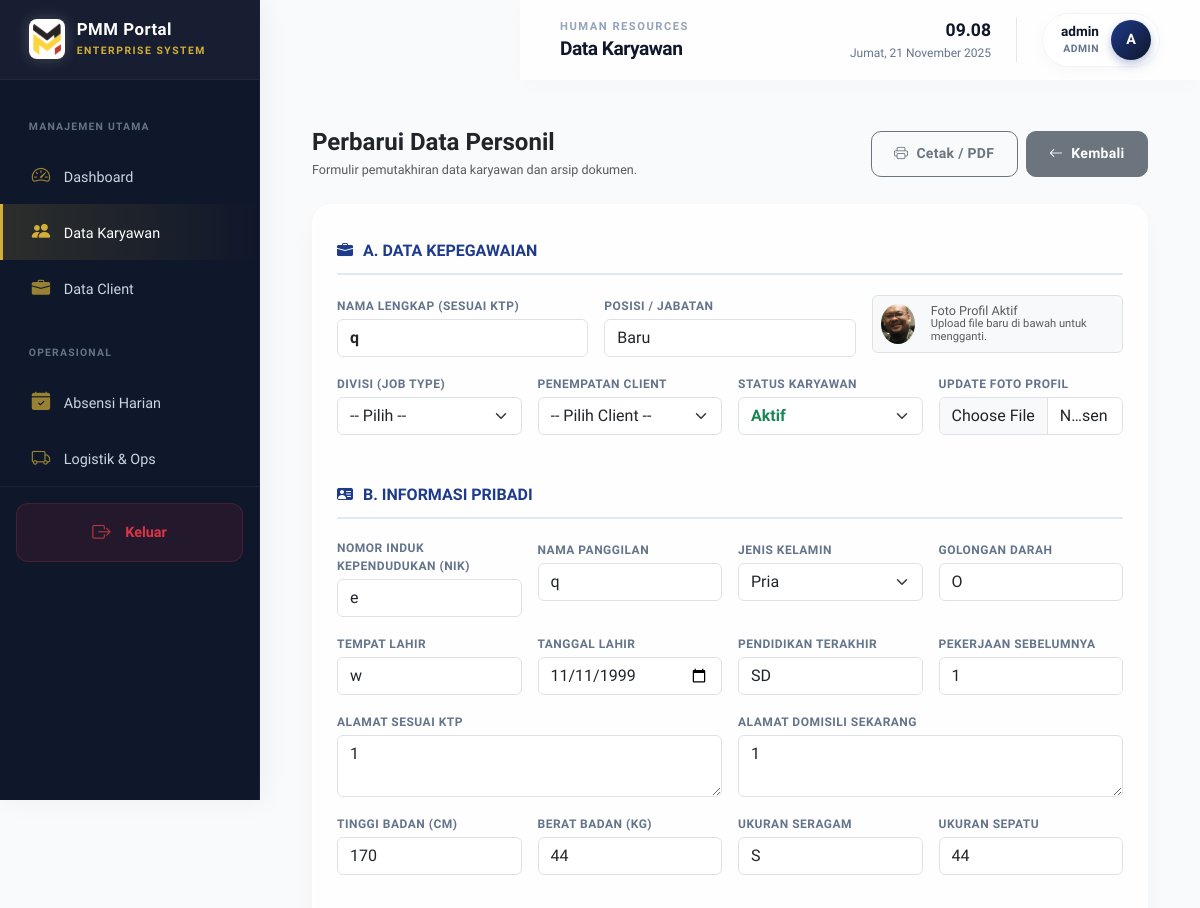
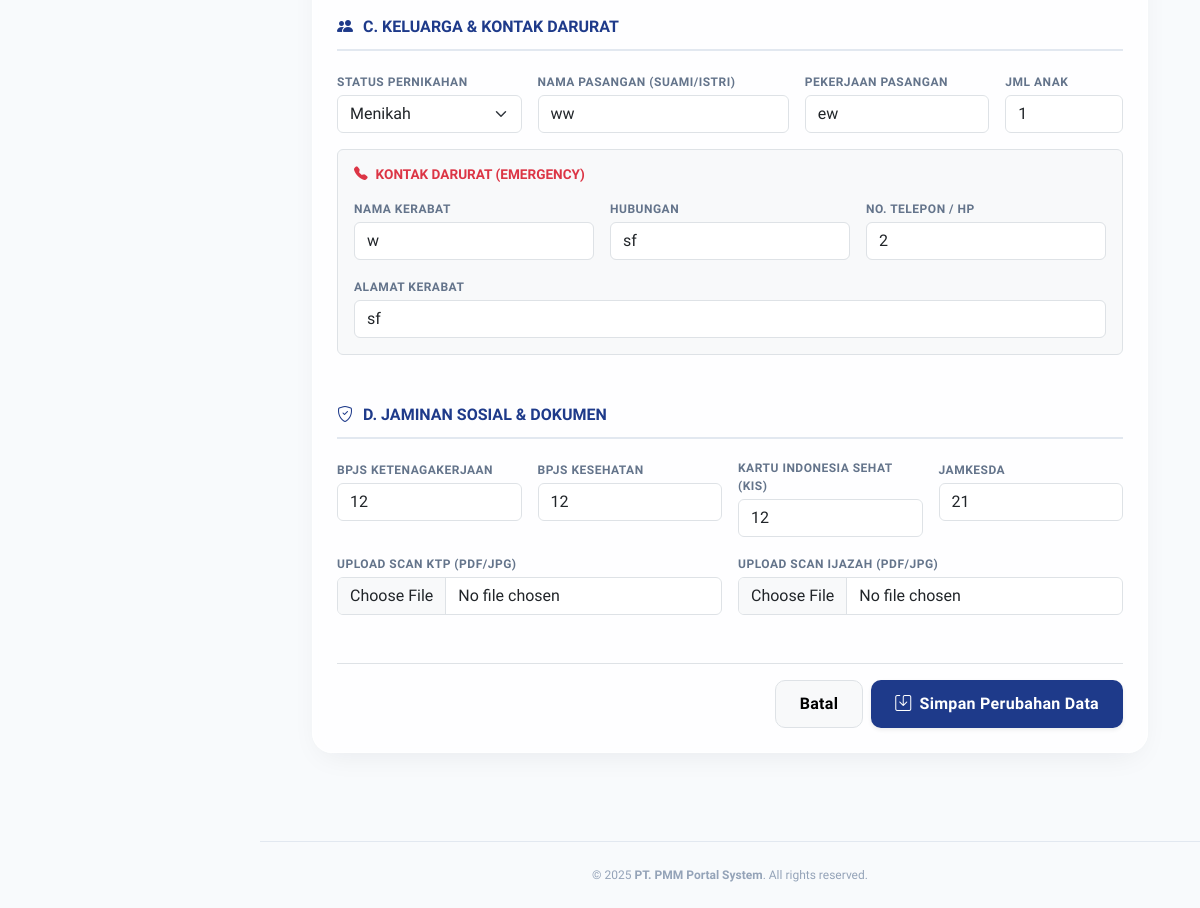
The app's page /hr/employees/edit/2 (signed in), older data (2 pictures, top to bottom).
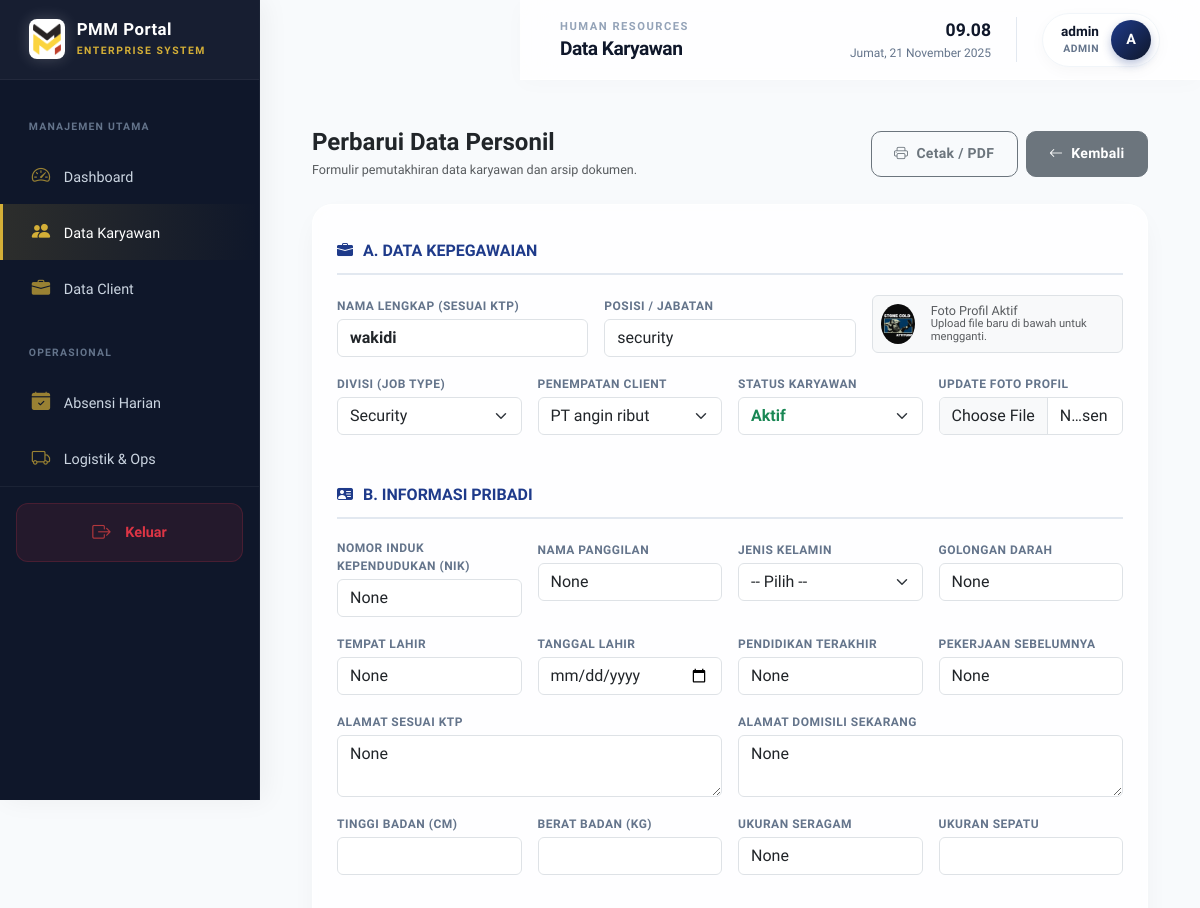
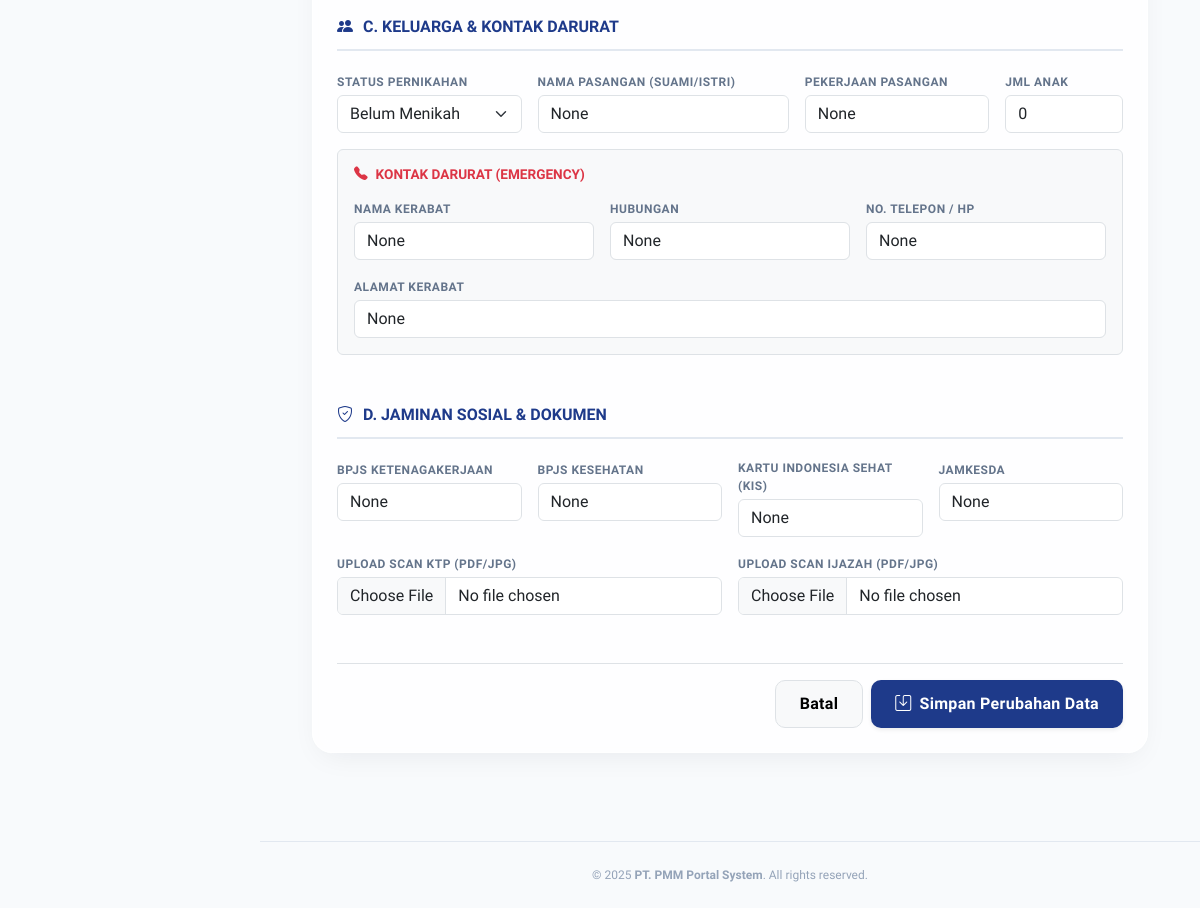
The same page, newer data (2 pictures, top to bottom).
### app/models.py (models this page shows, shortened)
class Employee(db.Model):
    __tablename__ = "employees"
    id = db.Column(db.Integer, primary_key=True)
    name = db.Column(db.String(150), nullable=False)
    position = db.Column(db.String(100))
    job_type = db.Column(db.String(50))
    join_date = db.Column(db.Date, default=date.today)
    end_date = db.Column(db.Date, nullable=True)
    status = db.Column(db.String(20), default="aktif")
    client_id = db.Column(db.Integer, db.ForeignKey("clients.id"))
    photo = db.Column(db.String(255), default="default_user.png")
    user_id = db.Column(db.Integer, db.ForeignKey("users.id"))
    user = db.relationship("User", backref="employee_account", uselist=False)
    assignments = db.relationship("Assignment", backref="employee", lazy=True, cascade="all, delete-orphan")
    attendance_records = db.relationship("Attendance", backref="employee", lazy=True, cascade="all, delete-orphan")
    personal_detail = db.relationship("EmployeePersonalDetail", backref="employee", uselist=False, cascade="all, delete-orphan")
    documents = db.relationship("EmployeeDocument", backref="employee", lazy=True, cascade="all, delete-orphan")
    activity_log = db.relationship("ActivityLog", backref="employee", lazy=True, cascade="all, delete-orphan")

class EmployeePersonalDetail(db.Model):
    __tablename__ = "employee_personal_details"
    id = db.Column(db.Integer, primary_key=True)
    employee_id = db.Column(db.Integer, db.ForeignKey("employees.id"), nullable=False, unique=True)
    nik = db.Column(db.String(50))
    full_name = db.Column(db.String(150))
    nickname = db.Column(db.String(100))
    gender = db.Column(db.String(10))
    birth_place = db.Column(db.String(100))
    birth_date = db.Column(db.Date)
    address_ktp = db.Column(db.Text)
    address_current = db.Column(db.Text)
    education = db.Column(db.String(50))
    last_job = db.Column(db.String(150))
    phone = db.Column(db.String(30))
    email = db.Column(db.String(120))
    blood_type = db.Column(db.String(5))
    height_cm = db.Column(db.Integer)
    weight_kg = db.Column(db.Integer)
    shirt_size = db.Column(db.String(5))
    shoe_size = db.Column(db.Integer)
    marital_status = db.Column(db.String(20))
    spouse_name = db.Column(db.String(150))
    spouse_job = db.Column(db.String(150))
    num_children = db.Column(db.Integer, default=0)
    bpjs_ketenagakerjaan = db.Column(db.String(50))
    bpjs_kesehatan = db.Column(db.String(50))
    bpjs_kis = db.Column(db.String(50))
    jamkesda = db.Column(db.String(50))
    parents_name = db.Column(db.String(150))
    parents_address = db.Column(db.Text)
    num_siblings = db.Column(db.Integer)
    note_health = db.Column(db.Text)
    emergency_contact_name = db.Column(db.String(150))
    emergency_phone = db.Column(db.String(50))
    emergency_relation = db.Column(db.String(100))
    emergency_address = db.Column(db.Text)
    created_at = db.Column(db.DateTime, default=datetime.utcnow)

class Client(db.Model):
    __tablename__ = "clients"
    id = db.Column(db.Integer, primary_key=True)
    name = db.Column(db.String(150), nullable=False)
    address = db.Column(db.String(255))
    contact_person = db.Column(db.String(100))
    phone = db.Column(db.String(50))
    user_id = db.Column(db.Integer, db.ForeignKey("users.id"), unique=True)
    user = db.relationship("User", back_populates="client_account")
    contracts = db.relationship("Contract", backref="client", lazy=True, cascade="all, delete-orphan")
    employees = db.relationship("Employee", backref="client", lazy=True) # Karyawan tidak dihapus, hanya client_id jadi NULL (default)
    assignments = db.relationship("Assignment", backref="client", lazy=True, cascade="all, delete-orphan")

### app/hr/routes.py (the view, shortened to what this page needs)
@hr_bp.route('/employees/edit/<int:id>', methods=['GET', 'POST'])
@login_required
@role_required('admin', 'hr')
def edit_employee(id):
    employee = Employee.query.get_or_404(id)
    clients = Client.query.all()
    if not employee.personal_detail:
        employee.personal_detail = EmployeePersonalDetail(employee_id=id)
        db.session.add(employee.personal_detail)
        db.session.flush()
    return render_template('hr/edit_employee.html', employee=employee, clients=clients)

### app/__init__.py (called while the page is built)
@login_manager.user_loader
def load_user(user_id):
    from app.models import User  # Menghindari circular import
    return User.query.get(int(user_id))

### app/role_check.py (called while the page is built, shortened)
def role_required(*roles):
    def decorator(f):
        @wraps(f)
        def wrapper(*args, **kwargs):
            if not current_user.is_authenticated:
                flash("Silakan login terlebih dahulu.", "warning")
                return redirect(url_for("auth.login"))
            if current_user.role in ("admin", "hr"):
                return f(*args, **kwargs)
        return wrapper
    return decorator

### app/templates/hr/edit_employee.html (shortened to what the changed rows need)
{% extends 'base.html' %}
{% block content %}
<div class="container-fluid mt-2 mb-5 font-corp">
  <div class="card card-corp border-top-primary shadow-sm">
    <div class="card-body p-4">
      <form method="POST" enctype="multipart/form-data">
        <div class="row g-3 mb-4">
          <div class="col-md-4">
            <label class="form-label-corp">Nama Lengkap (Sesuai KTP)</label>
            <input type="text" name="name" value="{{ employee.name }}" class="form-control fw-bold" required>
          </div>
          <div class="col-md-4">
            <label class="form-label-corp">Posisi / Jabatan</label>
            <input type="text" name="position" value="{{ employee.position or '' }}" class="form-control">
          </div>
          <div class="col-md-4">
             {% if employee.photo %}
             <div class="d-flex align-items-center border rounded p-2 bg-light no-print">
                <img src="{{ url_for('static', filename='uploads/' ~ employee.photo) }}"
                     class="rounded-circle me-3" width="40" height="40" style="object-fit:cover;">
                <div class="small text-muted lh-1">
                   <span class="d-block">Foto Profil Aktif</span>
                   <span style="font-size:0.7rem;">Upload file baru di bawah untuk mengganti.</span>
                </div>
             </div>
             {% endif %}
          </div>
          <div class="col-md-3">
            <label class="form-label-corp">Divisi (Job Type)</label>
            <select name="job_type" class="form-select" required>
              <option value="">-- Pilih --</option>
              <option value="security" {% if employee.job_type == 'security' %}selected{% endif %}>Security</option>
            </select>
          </div>
          <div class="col-md-3">
            <label class="form-label-corp">Penempatan Client</label>
            <select name="client_id" class="form-select">
              <option value="">-- Pilih Client --</option>
              {% for c in clients %}
              <option value="{{ c.id }}" {% if employee.client_id == c.id %}selected{% endif %}>{{ c.name }}</option>
              {% endfor %}
            </select>
          </div>
          <div class="col-md-3">
            <label class="form-label-corp">Status Karyawan</label>
            <select name="status" class="form-select fw-bold {{ 'text-success' if employee.status == 'aktif' else 'text-danger' }}">
              <option value="aktif"    {% if employee.status == 'aktif' %}selected{% endif %}>Aktif</option>
            </select>
          </div>
        </div>
        <div class="row g-3 mb-4">
          <div class="col-md-3">
            <label class="form-label-corp">Nomor Induk Kependudukan (NIK)</label>
            <input type="text" name="nik" class="form-control"
                   value="{{ employee.personal_detail.nik if employee.personal_detail else '' }}" placeholder="16 digit angka">
          </div>
          <div class="col-md-3">
            <label class="form-label-corp">Nama Panggilan</label>
            <input type="text" name="nama_panggilan" class="form-control"
                   value="{{ employee.personal_detail.nickname if employee.personal_detail else '' }}">
          </div>
          <div class="col-md-3">
            <label class="form-label-corp">Jenis Kelamin</label>
            <select name="jenis_kelamin" class="form-select">
              <option value="">-- Pilih --</option>
              <option value="Pria" {% if employee.personal_detail and employee.personal_detail.gender == 'Pria' %}selected{% endif %}>Pria</option>
            </select>
          </div>
          <div class="col-md-3">
            <label class="form-label-corp">Golongan Darah</label>
            <input type="text" name="gol_darah" class="form-control"
                   value="{{ employee.personal_detail.blood_type if employee.personal_detail else '' }}">
          </div>
          <div class="col-md-3">
            <label class="form-label-corp">Tempat Lahir</label>
            <input type="text" name="tempat_lahir" class="form-control"
                   value="{{ employee.personal_detail.birth_place if employee.personal_detail else '' }}">
          </div>
          <div class="col-md-3">
            <label class="form-label-corp">Tanggal Lahir</label>
            <input type="date" name="tanggal_lahir" class="form-control"
                   value="{{ employee.personal_detail.birth_date if employee.personal_detail and employee.personal_detail.birth_date }}">
          </div>
          <div class="col-md-3">
            <label class="form-label-corp">Pendidikan Terakhir</label>
            <input type="text" name="pendidikan" class="form-control"
                   value="{{ employee.personal_detail.education if employee.personal_detail else '' }}">
          </div>
          <div class="col-md-3">
            <label class="form-label-corp">Pekerjaan Sebelumnya</label>
            <input type="text" name="pekerjaan_terakhir" class="form-control"
                   value="{{ employee.personal_detail.last_job if employee.personal_detail else '' }}">
          </div>
          <div class="col-md-6">
            <label class="form-label-corp">Alamat Sesuai KTP</label>
            <textarea name="alamat_ktp" rows="2" class="form-control">{{ employee.personal_detail.address_ktp if employee.personal_detail else '' }}</textarea>
          </div>
          <div class="col-md-6">
            <label class="form-label-corp">Alamat Domisili Sekarang</label>
            <textarea name="alamat_sekarang" rows="2" class="form-control">{{ employee.personal_detail.address_current if employee.personal_detail else '' }}</textarea>
          </div>
          <div class="col-md-3">
             <label class="form-label-corp">Tinggi Badan (cm)</label>
             <input type="number" name="tinggi_badan" class="form-control" value="{{ employee.personal_detail.height_cm if employee.personal_detail else '' }}">
          </div>
          <div class="col-md-3">
             <label class="form-label-corp">Berat Badan (kg)</label>
             <input type="number" name="berat_badan" class="form-control" value="{{ employee.personal_detail.weight_kg if employee.personal_detail else '' }}">
          </div>
          <div class="col-md-3">
             <label class="form-label-corp">Ukuran Seragam</label>
             <input type="text" name="ukuran_kemeja" class="form-control" value="{{ employee.personal_detail.shirt_size if employee.personal_detail else '' }}" placeholder="S/M/L/XL">
          </div>
          <div class="col-md-3">
             <label class="form-label-corp">Ukuran Sepatu</label>
             <input type="number" name="ukuran_sepatu" class="form-control" value="{{ employee.personal_detail.shoe_size if employee.personal_detail else '' }}">
          </div>
        </div>
        <div class="row g-3 mb-4">
          <div class="col-md-3">
            <label class="form-label-corp">Status Pernikahan</label>
            <select name="status_pernikahan" class="form-select">
               <option value="Belum Menikah" {% if employee.personal_detail and employee.personal_detail.marital_status == 'Belum Menikah' %}selected{% endif %}>Belum Menikah</option>
               <option value="Menikah" {% if employee.personal_detail and employee.personal_detail.marital_status == 'Menikah' %}selected{% endif %}>Menikah</option>
            </select>
          </div>
          <div class="col-md-4">
            <label class="form-label-corp">Nama Pasangan (Suami/Istri)</label>
            <input type="text" name="nama_pasangan" class="form-control"
                   value="{{ employee.personal_detail.spouse_name if employee.personal_detail else '' }}">
          </div>
          <div class="col-md-3">
            <label class="form-label-corp">Pekerjaan Pasangan</label>
            <input type="text" name="pekerjaan_pasangan" class="form-control"
                   value="{{ employee.personal_detail.spouse_job if employee.personal_detail else '' }}">
          </div>
          <div class="col-md-2">
            <label class="form-label-corp">Jml Anak</label>
            <input type="number" name="jumlah_anak" class="form-control"
                   value="{{ employee.personal_detail.num_children if employee.personal_detail else 0 }}">
          </div>
          <div class="col-12 mt-3">
            <div class="p-3 bg-light border rounded">
               <div class="row g-3">
                 <div class="col-md-4">
                   <label class="form-label-corp">Nama Kerabat</label>
                   <input type="text" name="emergency_nama" class="form-control" value="{{ employee.personal_detail.emergency_contact_name if employee.personal_detail else '' }}">
                 </div>
                 <div class="col-md-4">
                   <label class="form-label-corp">Hubungan</label>
                   <input type="text" name="emergency_hubungan" class="form-control" value="{{ employee.personal_detail.emergency_relation if employee.personal_detail else '' }}" placeholder="Ayah/Ibu/Saudara">
                 </div>
                 <div class="col-md-4">
                   <label class="form-label-corp">No. Telepon / HP</label>
                   <input type="text" name="emergency_hp" class="form-control" value="{{ employee.personal_detail.emergency_phone if employee.personal_detail else '' }}">
                 </div>
                 <div class="col-12">
                   <label class="form-label-corp">Alamat Kerabat</label>
                   <input type="text" name="emergency_alamat" class="form-control" value="{{ employee.personal_detail.emergency_address if employee.personal_detail else '' }}">
                 </div>
               </div>
            </div>
          </div>
        </div>
        <div class="row g-3 mb-4">
          <div class="col-md-3">
            <label class="form-label-corp">BPJS Ketenagakerjaan</label>
            <input type="text" name="bpjs_ket" class="form-control"
                   value="{{ employee.personal_detail.bpjs_ketenagakerjaan if employee.personal_detail else '' }}">
          </div>
          <div class="col-md-3">
            <label class="form-label-corp">BPJS Kesehatan</label>
            <input type="text" name="bpjs_kes" class="form-control"
                   value="{{ employee.personal_detail.bpjs_kesehatan if employee.personal_detail else '' }}">
          </div>
          <div class="col-md-3">
            <label class="form-label-corp">Kartu Indonesia Sehat (KIS)</label>
            <input type="text" name="bpjs_kis" class="form-control"
                   value="{{ employee.personal_detail.bpjs_kis if employee.personal_detail else '' }}">
          </div>
          <div class="col-md-3">
            <label class="form-label-corp">Jamkesda</label>
            <input type="text" name="jamkesda" class="form-control"
                   value="{{ employee.personal_detail.jamkesda if employee.personal_detail else '' }}">
          </div>
        </div>
      </form>
    </div>
  </div>
</div>
{% endblock %}

Row changes from the older to the newer data that the page shows:
changed Employee "Aktif": name "q" → "wakidi"; position "Baru" → "security"; photo: picture added in place of a placeholder; job_type (not shown) → "Security"; client_id (not shown) → "PT angin ribut"
changed EmployeePersonalDetail: nik "e" → "None"; nama_panggilan "q" → "None"; gol_darah "O" → "None"; tempat_lahir "w" → "None"; pendidikan "SD" → "None"; pekerjaan_terakhir "1" → "None"; alamat_ktp "1" → "None"; alamat_sekarang "1" → "None"; tinggi_badan "170" → (not shown); berat_badan "44" → (not shown); ukuran_kemeja "S" → "None"; ukuran_sepatu "44" → (not shown); nama_pasangan "ww" → "None"; pekerjaan_pasangan "ew" → "None"; jumlah_anak "1" → "0"; emergency_nama "w" → "None"; emergency_hubungan "sf" → "None"; emergency_hp "2" → "None"; emergency_alamat "sf" → "None"; bpjs_ket "12" → "None"; bpjs_kes "12" → "None"; bpjs_kis "12" → "None"; jamkesda "21" → "None"; jenis_kelamin "Pria" → (not shown); tanggal_lahir "11/11/1999" → (not shown); status_pernikahan "Menikah" → (not shown)
Text that changed along with them:
form field jenis_kelamin: (not shown) → "-- Pilih --"
form field status_pernikahan: (not shown) → "Belum Menikah"
form field job_type: "-- Pilih --" → (not shown)
form field client_id: "-- Pilih Client --" → (not shown)
